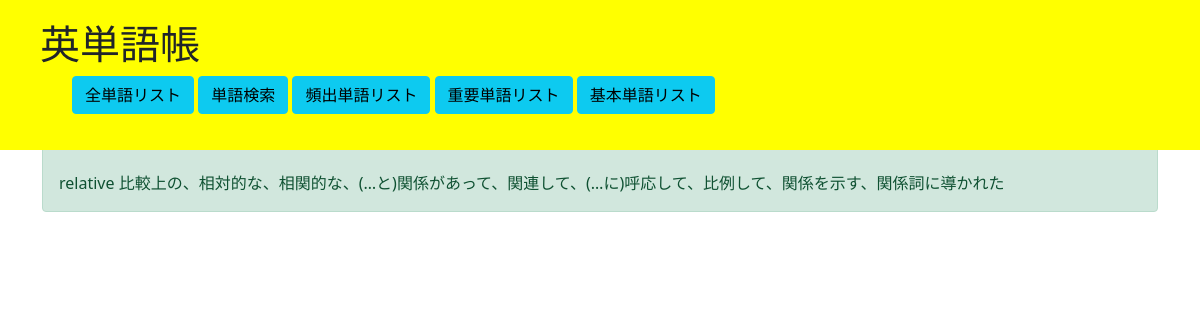
Page /detail/1 on the earlier database version.
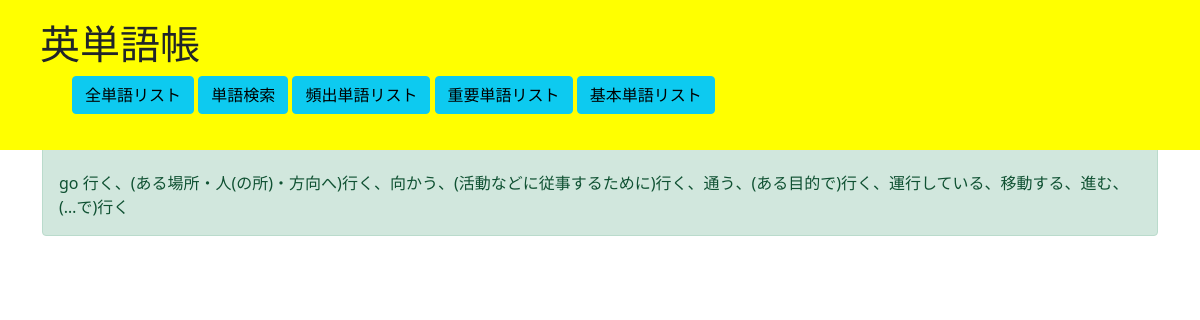
Same page on the later database version.
### elapp/models.py (models this page shows, shortened)
class Newword(models.Model):
    word = models.CharField(max_length=25)
    mean = models.CharField(max_length=100, null=True)
    useful = models.PositiveIntegerField("the number of access", default=1)
    priority= models.CharField(
    max_length=50,
    choices = PRIORITY,
    null = True
    )

### elapp/views.py (the view)
# urls.py: path('detail/<int:pk>', englishdetail.as_view(), name='detail'),
class englishdetail(DetailView):
    template_name= 'detail.html'
    model= Newword

### templates/detail.html
{% extends 'base.html' %}
{% load static %}
{% block content %}
<link rel="stylesheet" href="{% static 'extend.css'%}">
<div class="alert alert-success" role="alert">
  {{ object.word}}
  {{ object.mean}}
</div>
{% endblock content%}

Differences in the rows shown:
changed Newword: word "relative" → "go"; mean "比較上の、相対的な、相関的な、(…と)関係があって、関連して、(…に)呼応して、比例して、関係を示す、関係詞に導かれた" → "行く、(ある場所・人(の所)・方向へ)行く、向かう、(活動などに従事するために)行く、通う、(ある目的で)行く、運行している、移動する、進む、(…で)行く"
